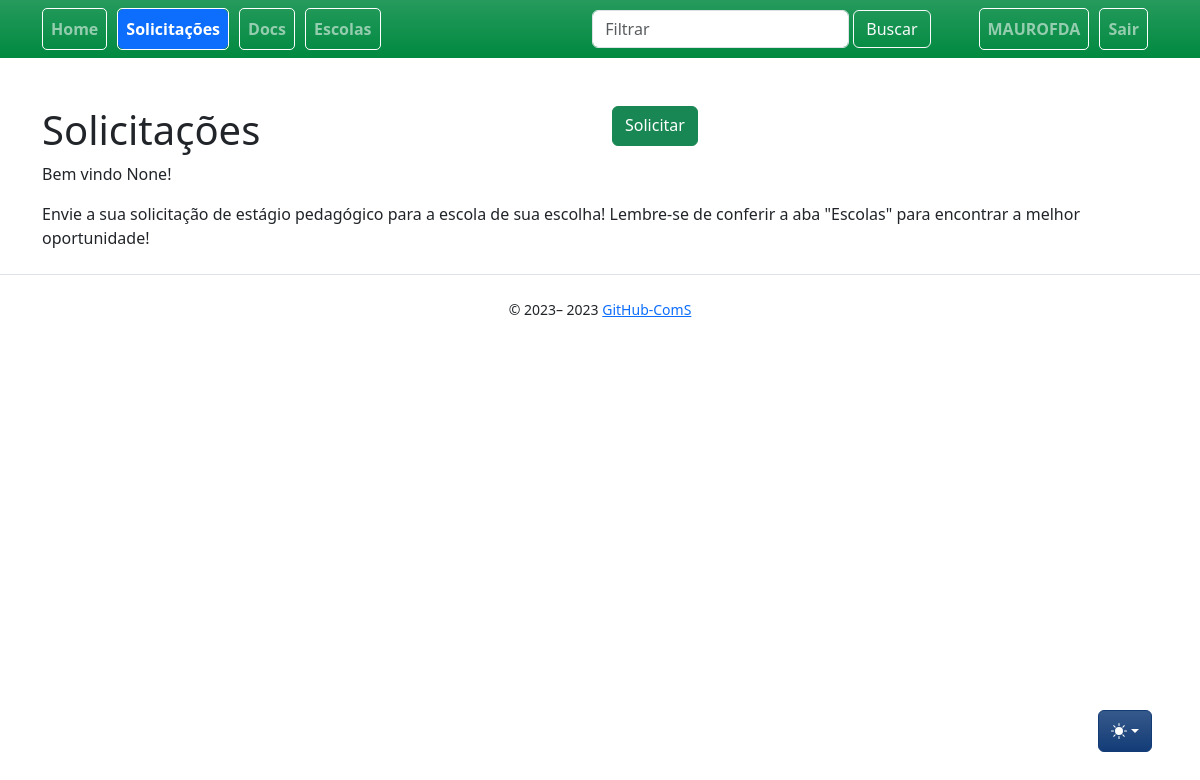
The app's page /solicitations/ (signed in), older data.
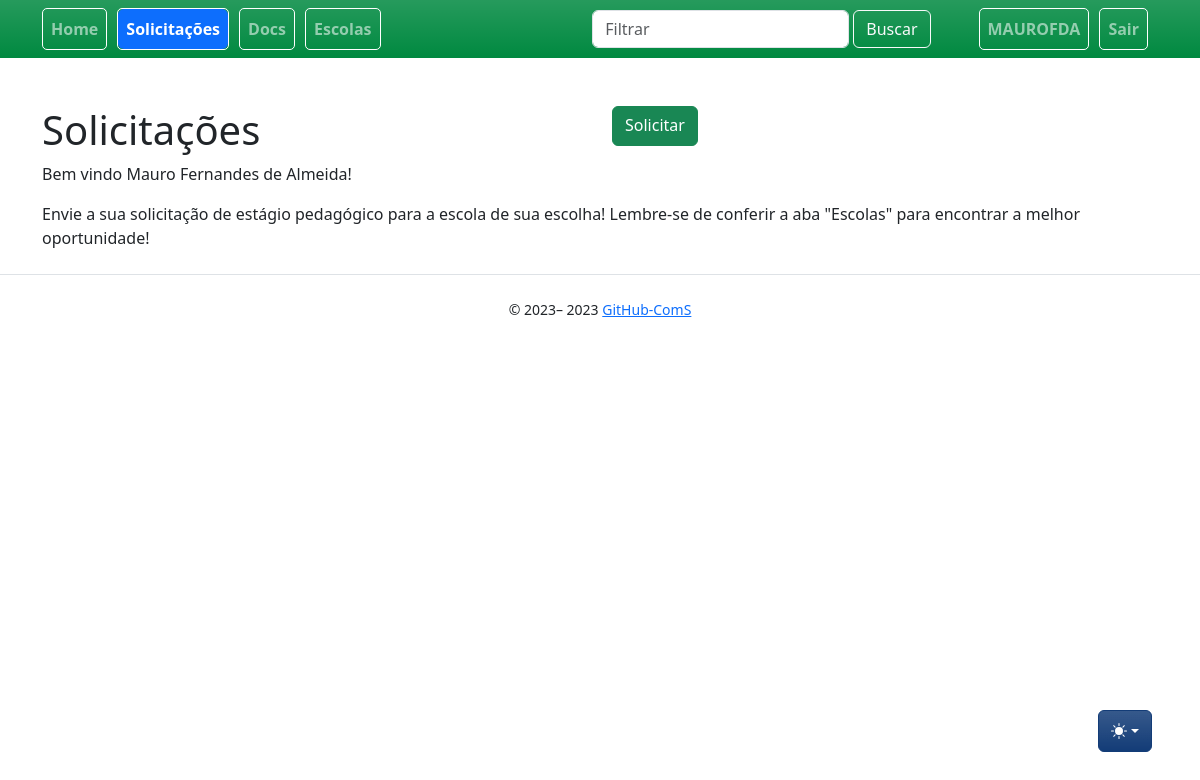
The same page, newer data.
### app/models/user.py (models this page shows, shortened)
class User(UserMixin, db.Model):
    __tablename__ = "user"
    id = db.Column(db.Integer, primary_key=True)
    name = db.Column(db.String, nullable=True)
    username = db.Column(db.String(80), unique=True, nullable=False)
    email = db.Column(db.String(120), unique=True, nullable=False)
    pwd = db.Column(db.String(300), nullable=False)
    is_student = db.Column(db.BOOLEAN)

### app/controllers/solicitations_controllers.py (the view)
@bp.route("/", methods=["GET"])
def index():
    solicitations = Solicitation.query.all()
    return render_template(_j.index, entities=solicitations, **properties)

### app/auth/loaders.py (called while the page is built)
@login_manager.user_loader
def load_user(user_id):
    return User.query.get(int(user_id))

### app/templates/solicitations/index.jinja2 (shortened to what this page needs)
{% extends "base.jinja2" %}
{% from 'bootstrap5/utils.html' import render_icon %}
{% from 'macros/component_confirm_modal.jinja2' import confirmModalMacro, confirmModalScript %}
{% block head %}
{{ super() }}
{% endblock %}
{% block content %}
<div class="table-wrapper">
    <div class="table-title">
        <div class="row">
            <div class="col-sm-6">
                <h1>{{collection_name}}</h1>
            </div>
            <div class="col-sm-6">
                {% if current_user.is_authenticated %}
                <a href="{{ url_for('solicitations.new') }}" class="btn btn-success">
                    {{render_icon('file-plus') }} <span>Solicitar</span></a>
                {% endif %}
            </div>
        </div>
    </div>
	{% if current_user.is_student==True %}
        	<p>
                Bem vindo {{current_user.name}}!
            </p>
            Envie a sua solicitação de estágio pedagógico para a escola de sua escolha!
            Lembre-se de conferir a aba "Escolas" para encontrar a melhor oportunidade!
	{% endif %}
</div>
{% endblock %}

### app/templates/base.jinja2 (shortened to what this page needs)
{% from 'bootstrap5/utils.html' import render_messages %}
{% from 'bootstrap5/form.html' import render_form %}
{% from 'bootstrap5/nav.html' import render_nav_item, render_breadcrumb_item %}
<!doctype html>
<html lang="pt-BR" data-bs-theme="auto">
  <head>
    {% block head %}
    {% block styles %}
    {{ bootstrap.load_css() }}
    <link href="/static/css/bootstrap.min.css" rel="stylesheet" type="text/css">
    {% endblock %}
    {% endblock %}
  </head>
  <body >
    <nav style="background:#008940;" class="navbar navbar-dark navbar-expand-lg mb-5 fs-6 fw-semibold mobile-toggler bg-gradient" >
      <div class="container" >
        <div class="collapse navbar-collapse text-white nav-pills" id="navbarSupportedContent">
          <ul class="navbar-nav mr-auto">
            <div class="nav_bar_box" >
              {{ render_nav_item('main.index', 'Home') }}
            </div>
            {% if current_user.is_authenticated %}
            <div class="nav_bar_box">
              {{ render_nav_item('solicitations.index', 'Solicitações') }}
            </div>
            <div class="nav_bar_box">
              {{ render_nav_item ('auth.upload', 'Docs') }}
            </div>
            <div class="nav_bar_box">
              {{ render_nav_item('schools.index', 'Escolas') }}
            </div>
          </ul>
        </div>
        <div>
          <ul class="navbar-nav collapse navbar-collapse mr-auto " id="navbarSupportedContent">
            <form class="d-flex" role="search">
              <input class="form-control form-control me-1 bg-221259 container-fluid" type="search"
                placeholder="Filtrar" aria-label="Search" id="filter">
              <button class="btn btn-outline-light me-5" type="submit">Buscar</button>
            </form>
          </ul>
        </div>
        <div>
          <ul class="navbar-nav collapse navbar-collapse me-0" id="navbarSupportedContent">
            <div class="nav_bar_box ms-0">
              {{ render_nav_item('auth.profile', (current_user.username|upper)) }}
            </div>
            <div class="nav_bar_box ml-2">
              {{ render_nav_item('auth.logout', 'Sair') }}
            </div>
            {% elif not current_user.is_authenticated %}
            <div class="nav_bar_box">
              {{ render_nav_item('auth.login', 'Entrar') }}
            </div>
            {% endif %}
          </ul>
        </div>
      </div>
    </nav>
    <div class="dropdown position-fixed bottom-0 end-0 mb-5 me-5 bd-mode-toggle">
      <button class="btn btn-bd-primary py-2 dropdown-toggle d-flex align-items-center bg-gradient" id="bd-theme"
        type="button" title="Toggle theme" aria-expanded="false" data-bs-toggle="dropdown"
        aria-label="Toggle theme(auto)">
        <svg class="bi my-1 theme-icon-active" width="1em" height="1em" title="color mode">
          <use href="#circle-half"></use>
        </svg>
      </button>
    </div>
    <main class="container">
      {% block content %}
      {% endblock %}
    </main>
    <footer class="text-center">
      {% block footer %}
      <div class="d-flex flex-column flex-sm-row justify-content-center py-4 my-4 border-top">
        <small> &copy; 2023–
          <script>document.write(new Date().getFullYear())</script> <a
            href="https://github.com/mauro-fernandes/ComS-rottenpotatoes">GitHub-ComS</a>
        </small>
      </div>
      {% endblock %}
    </footer>
  </body>
</html>

Row changes from the older to the newer data that the page shows:
changed User "MAUROFDA": name "None" → "Mauro Fernandes de Almeida"
